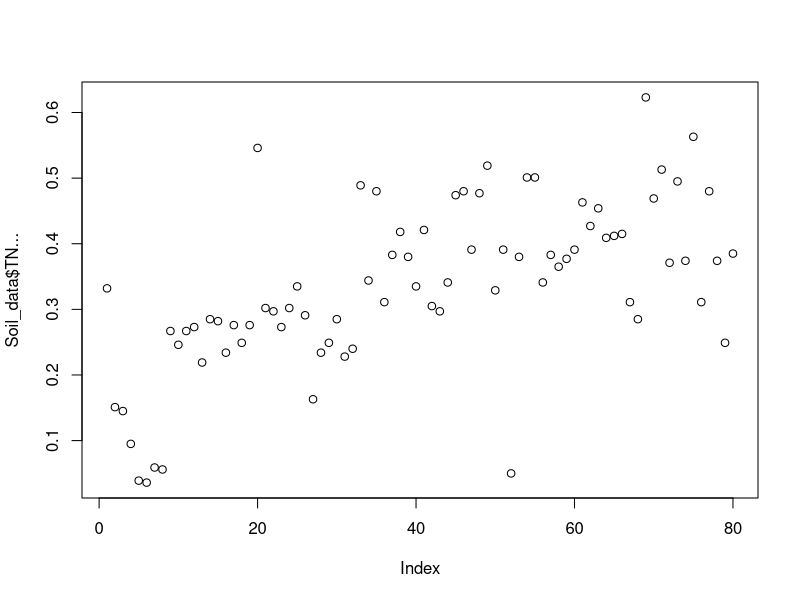
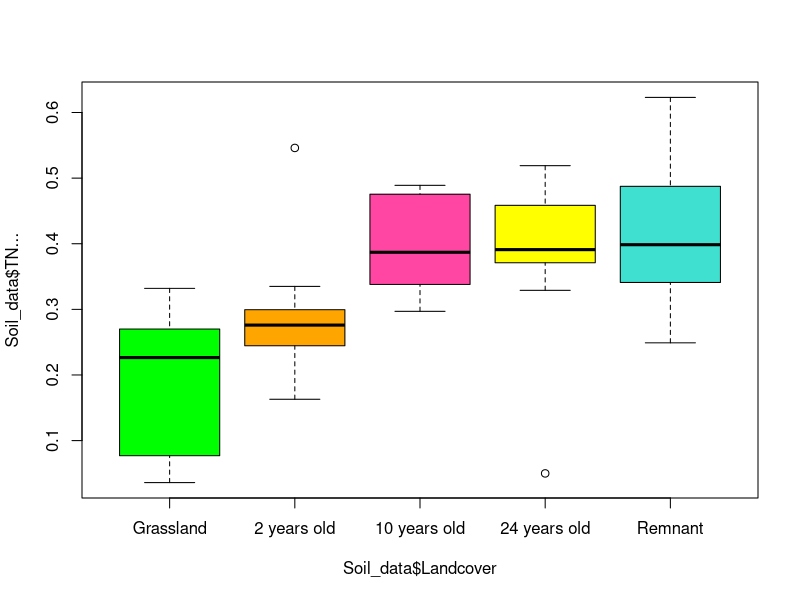

These charts were generated, in order, by the following R code: (Note: this script raises an error after producing the figures.)
#### Soil N ####
Soil_data<-read.table("Soil_data.csv",h=T, sep=",")
# Check
Soil_data
# Transform into factor
Soil_data$Landcover<- factor(Soil_data$Landcover, levels = c("Grassland","2 years old", "10 years old", "24 years old", "Remnant"))
Soil_data$Hill_side<-as.factor(Soil_data$Hill_side)
# Check
summary(Soil_data)
# Plot to visualise
plot(Soil_data$TN...)
colori<-c("green","orange","#ff46a2", "yellow","turquoise")
names(colori)<-levels(Soil_data$Landcover)
plot(Soil_data$TN...~Soil_data$Landcover,col=colori)
# Check the data variance
leveneTest(Soil_data$TN...,Soil_data$Landcover)
# In my case the data are homogeneous
# Check the data distribution
hist(Soil_data$TN...)
# Pretty normal
# Construction of the model
TN_model<-lmer(Soil_data$TN...~Soil_data$Landcover+(1|Soil_data$Hill_side))
# Plots of models' residuals
plot(TN_model)
# Summary
summary(TN_model)
# Post hoc comparisons
emms<-emmeans(TN_model, pairwise ~ Landcover)
# See the results
emms
# TN stock is highly correlated with landcover type, since they change according to the classical clusters of the early stages and later ones
#check residuals
TNresiduals_model<-residuals(TN_model)
plot(TNresiduals_model)
qqnorm(TNresiduals_model)
qqline(TNresiduals_model)
# In my case the residuals are ok, not clear patterns
# Additional evaluation
kruskal.test(Biomass$TN...~Biomass$Landcovertype)

#### CN Ratio ####
Soil_data<-read.table("Soil_data.csv",h=T, sep=",")
# Check
Soil_data
# Transform into factor
Soil_data$Landcover<- factor(Soil_data$Landcover, levels = c("Grassland","2 years old", "10 years old", "24 years old", "Remnant"))
Soil_data$Hill_side<-as.factor(Soil_data$Hill_side)
# Check
summary(Soil_data)
# Plot to visualise
plot(Soil_data$C_N_Ratio)
colori<-c("green","orange","#ff46a2", "yellow","turquoise")
names(colori)<-levels(Soil_data$Landcover)
plot(Soil_data$TN...~Soil_data$Landcover,col=colori)
# Check the data variance
leveneTest(Soil_data$C_N_Ratio,Soil_data$Landcover)
# In my case the data are homogeneous
# Check the data distribution
hist(Soil_data$C_N_Ratio)
# Pretty normal
# Construction of the model
CN_model<-lmer(Soil_data$C_N_Ratio~Soil_data$Landcover+(1|Soil_data$Hill_side))
# Plots of models' residuals
plot(CN_model)
# Summary
summary(CN_model)
# Post hoc comparisons
emms<-emmeans(CN_model, pairwise ~ Landcover)
# See the results
emms
#check residuals
CNresiduals_model<-residuals(CN_model)
plot(CNresiduals_model)
qqnorm(CNresiduals_model)
qqline(CNresiduals_model)
# In my case the residuals are ok, not clear patterns

#### Soil P ####
Soil_data<-read.table("Soil_data.csv",h=T, sep=",")
# Check
Soil_data
# Transform into factor
Soil_data$Landcover<- factor(Soil_data$Landcover, levels = c("Grassland","2 years old", "10 years old", "24 years old", "Remnant"))
Soil_data$Hill_side<-as.factor(Soil_data$Hill_side)
# Check
summary(Soil_data)
# Plot to visualise
plot(Soil_data$AP.mg_kg.)
colori<-c("green","orange","#ff46a2", "yellow","turquoise")
names(colori)<-levels(Soil_data$Landcover)
plot(Soil_data$AP.mg_kg.~Soil_data$Landcover,col=colori)
# Check the data variance
leveneTest(Soil_data$AP.mg_kg.,Soil_data$Landcover)
# In my case the data are homogeneous
# Check the data distribution
hist(Soil_data$AP.mg_kg.)
# A little positively skewed, thus:
hist(log(Soil_data$AP.mg_kg.))
# Construction of the model
AP_model<-lmer(log(Soil_data$AP.mg_kg.)~Soil_data$Landcover+(1|Soil_data$Hill_side))
AP_model
# Plots of models' residuals
plot(AP_model)
# Summary
summary(AP_model)
# Post hoc comparisons
emms<-emmeans(AP_model, pairwise ~ Landcover)
# See the results
emms
# Back-transform the results
emms_backtransformed <- regrid(emms, transform = T,predict.type)
# View the back-transformed EMMs and pairwise comparisons
emms_backtransformed
#check residuals
APresiduals_model<-residuals(AP_model)
plot(APresiduals_model)
qqnorm(APresiduals_model)
qqline(APresiduals_model)
# Residuals are ok, not clear patterns

#### Soil Organic Carbon Stock analyses ####
# Load the data
Soil_data<-read.table("Soil_data.csv",h=T, sep=",")
# Check
Soil_data
# Remove outlier
Soil_data <- Soil_data[Soil_data$Sample_ID != "R3SC", ]
# Transform into factor
Soil_data$Landcover<- factor(Soil_data$Landcover, levels = c("Grassland","2 years old", "10 years old", "24 years old", "Remnant"))
Soil_data$Hill_side<-as.factor(Soil_data$Hill_side)
# Check
summary(Soil_data)
# Plot to visualise
plot(Soil_data$SOCStock.tC_ha.)
colori<-c("green","orange","#ff46a2", "yellow","turquoise")
names(colori)<-levels(Soil_data$Landcover)
plot(Soil_data$SOCStock.tC_ha.~Soil_data$Landcover,col=colori)
# Check the data variance
leveneTest(Soil_data$SOCStock.tC_ha.,Soil_data$Landcover)
# In my case the data are homogeneous
# Check the data distribution
hist(Soil_data$SOCStock.tC_ha.)
# In my case data are just slighty positively skewed
# I fit a lmm which considers REML and dependence with the random factor
# If I use the lab pH the results are weird, if I use the same models but the field pH the results respects the plot of the SOC.
# To explore other models combination
# Model
SOC_model<-lmer(Soil_data$SOCStock.tC_ha.~Soil_data$Landcover+Soil_data$AP.mg_kg.+Soil_data$pH_field+Soil_data$C_N_Ratio+(1|Soil_data$Hill_side))
# Plots of models' residuals
plot(SOC_model)
# Summary
summary(SOC_model)
# C:N is not significant, thus I drop this parameter
SOC_model2<-lmer(Soil_data$SOCStock.tC_ha.~Soil_data$Landcover+Soil_data$AP.mg_kg.+Soil_data$pH_field+(1|Soil_data$Hill_side))
# Plots of models' residuals
plot(SOC_model2)
# Summary
summary(SOC_model2)
# Post hoc comparisons
emmeans(SOC_model2, pairwise ~ Landcover)
# Comparison between models
AIC(SOC_model,SOC_model2)
anova(SOC_model,SOC_model2)
logLik(SOC_model)
logLik(SOC_model2)
#check residuals of model2, which is the best between the 2
SOCresiduals_model<-residuals(SOC_model2)
plot(SOCresiduals_model)
qqnorm(SOCresiduals_model)
qqline(SOCresiduals_model)
# In my case the residuals are ok, not clear patterns
# To implement pairwise comparisons
emms<-emmeans(SOC_model2, pairwise ~ Landcover)
# See the results
emms

# Soil Organic Carbon analysis with spatial models
Soil_data<-read.table("Soil_data.csv",h=T, sep=",")
# Check
Soil_data
# Remove the outlier R3SC
Soil_data <- Soil_data[Soil_data$Sample_ID != "R3SC", ]
# Transform into factor
Soil_data$Landcover<- factor(Soil_data$Landcover, levels = c("Grassland","2 years old", "10 years old", "24 years old", "Remnant"))
Soil_data$Hill_side<-as.factor(Soil_data$Hill_side)
# Check
summary(Soil_data)
# Exploration of the basic model
data.spatialCor.gls <- gls(SOCStock.tC_ha. ~ Landcover+AP.mg_kg.+pH_field+C_N_Ratio, data=Soil_data,
                           method = "REML")
plot(data.spatialCor.gls)
# Convert data to a spatial points data frame (SPDF). This is also the format required to implement the models
coordinates(Soil_data) <- ~Long_ID + Lat_ID
# Check
Soil_data
# Implementation of variogram to understand the type of correlation
exp_variogram <- variogram(Soil_data$SOCStock.tC_ha. ~ 1, Soil_data)
plot(exp_variogram)
# Extract distance and gamma values
exp_variogram_data <- data.frame(distance = exp_variogram$dist, gamma = exp_variogram$gamma)
# Visualise
ggplot(exp_variogram_data, aes(x = distance, y = gamma)) +
  geom_point() +
  geom_line() +
  labs(x = "Lag (h)", y = "Semivariance") +
  theme_minimal()
# The gaussian structure seems to be the one that fits the best these points
# Implementation of the models considering the spatial correlation and the different structures of the variograms
# Other models with different correlation structure to verify the selection of the one with the lowest AIC
data.spatialCor.glsGaus <- gls(SOCStock.tC_ha. ~ Landcover+AP.mg_kg.+pH_field+C_N_Ratio,  data = Soil_data,
                               correlation = corGaus(form = ~Long_ID + Lat_ID, nugget = TRUE),
                               method = "REML")
data.spatialCor.glsExp <- gls(SOCStock.tC_ha. ~ Landcover+AP.mg_kg.+pH_field+C_N_Ratio, data=Soil_data,
                              correlation = corExp(form = ~Long_ID + Lat_ID, nugget = TRUE),
                              method = "REML")
data.spatialCor.glsLin <- gls(SOCStock.tC_ha. ~ Landcover+AP.mg_kg.+pH_field+C_N_Ratio, data=Soil_data,
                              correlation = corLin(form = ~Long_ID + Lat_ID, nugget = TRUE),
                              method = "REML")
data.spatialCor.glsRatio <- gls(SOCStock.tC_ha. ~ Landcover+AP.mg_kg.+pH_field+C_N_Ratio, data=Soil_data,
                                correlation = corRatio(form = ~Long_ID + Lat_ID, nugget = TRUE),
                                method = "REML")
data.spatialCor.glsSpher <- gls(SOCStock.tC_ha. ~ Landcover+AP.mg_kg.+pH_field+C_N_Ratio, data=Soil_data,
                                correlation = corSpher(form = ~Long_ID + Lat_ID, nugget = TRUE),
                                method = "REML")
# Evaluation through AIC
AIC(data.spatialCor.gls, data.spatialCor.glsExp, data.spatialCor.glsLin, data.spatialCor.glsGaus,
    data.spatialCor.glsRatio,data.spatialCor.glsSpher)
anova(data.spatialCor.gls, data.spatialCor.glsExp)
# Evaluate loglikelihood
logLik(data.spatialCor.gls)
logLik(data.spatialCor.glsExp)
logLik(data.spatialCor.glsLin)
logLik(data.spatialCor.glsGaus)
logLik(data.spatialCor.glsRatio)
logLik(data.spatialCor.glsSpher)

# Models without C:N, since not significant
# Exploration of the basic model assuming no correlation
data.spatialCor.gls <- gls(SOCStock.tC_ha. ~ Landcover+AP.mg_kg.+pH_field, data=Soil_data,
                           method = "REML")
# Other models with different correlation structure to verify the selection of the one with the lowest AIC
data.spatialCor.glsGaus <- gls(SOCStock.tC_ha. ~  Landcover+AP.mg_kg.+pH_field,  data = Soil_data,
                               correlation = corGaus(form = ~Long_ID + Lat_ID, nugget = TRUE),
                               method = "REML")
data.spatialCor.glsExp <- gls(SOCStock.tC_ha. ~  Landcover+AP.mg_kg.+pH_field, data=Soil_data,
                              correlation = corExp(form = ~Long_ID + Lat_ID, nugget = TRUE),
                              method = "REML")
data.spatialCor.glsLin <- gls(SOCStock.tC_ha. ~  Landcover+AP.mg_kg.+pH_field, data=Soil_data,
                              correlation = corLin(form = ~Long_ID + Lat_ID, nugget = TRUE),
                              method = "REML")
data.spatialCor.glsRatio <- gls(SOCStock.tC_ha. ~  Landcover+AP.mg_kg.+pH_field, data=Soil_data,
                                correlation = corRatio(form = ~Long_ID + Lat_ID, nugget = TRUE),
                                method = "REML")
data.spatialCor.glsSpher <- gls(SOCStock.tC_ha. ~  Landcover+AP.mg_kg.+pH_field, data=Soil_data,
                                correlation = corSpher(form = ~Long_ID + Lat_ID, nugget = TRUE),
                                method = "REML")
# Evaluation through AIC
AIC(data.spatialCor.gls, data.spatialCor.glsExp, data.spatialCor.glsLin, data.spatialCor.glsGaus,
    data.spatialCor.glsRatio,data.spatialCor.glsSpher)
# Evaluate loglikelihood
logLik(data.spatialCor.gls)
logLik(data.spatialCor.glsExp)
logLik(data.spatialCor.glsLin)
logLik(data.spatialCor.glsGaus)
logLik(data.spatialCor.glsRatio)
logLik(data.spatialCor.glsSpher)
# The best fit is from the model that consider a spherical structural correlation. 
# Run the model
data.spatialCor.glsSpher
# See better the results
summary(data.spatialCor.glsSpher)
#check residuals
residuals_model<-residuals(data.spatialCor.glsSpher)
plot(residuals_model)
qqnorm(residuals_model)
qqline(residuals_model)
# Normal, no patterns visible
# Post hoc comparisons (note that the comparison consider average pH which is 5.75)
emmsSpherSOC<-emmeans(data.spatialCor.glsSpher, pairwise ~ Landcover, mode="df.error")
# See the results
emmsSpherSOC

#### SOC Plots ####
# Load the dataset without converting it into spatial one
Soil_data<-read.table("Soil_data.csv",h=T, sep=",")
# Order the factor
Soil_data$Landcover<- factor(Soil_data$Landcover, levels = c("Grassland","2 years old", "10 years old", "24 years old", "Remnant"))
# Retrieve Tukey HSD results to see the significance and write the letters for the significance above the box plots
emmsSpherSOC
# Write a vector with them
Letters<- c("A","A","AB","B","AB")
# Create a dataframe with them
BoxplotLetters <- data.frame(Landcover = unique(Soil_data$Landcover), Letters = Letters)
# Check
BoxplotLetters
# Merge the data frames
Soil_data <- merge(Soil_data, BoxplotLetters, by = "Landcover")
# Calculate label y-positions above the boxplots
# Find the upper whisker for each boxplot
upper_whiskers <- aggregate(SOCStock.tC_ha. ~ Landcover, data = Soil_data, FUN = function(x) boxplot.stats(x)$stats[5])
Soil_data <- merge(Soil_data, upper_whiskers, by = "Landcover", suffixes = c("", "_upper"))
#Calculate the position for the letters
Soil_data$label_y <- Soil_data$SOCStock.tC_ha._upper + 5
# Plot
# colori<-c("green","orange","#ff46a2", "yellow","turquoise")
# names(colori)<-levels(Soil_data$Landcover)
ggplot(Soil_data, aes(x = Landcover, y = SOCStock.tC_ha.)) +
  geom_boxplot(aes(fill = Landcover)) +
  geom_point(aes(fill = Landcover), cex = 2, alpha = 0.5, colour = "black", pch = 21, stroke = 1) +
  geom_text(aes(y = label_y, label = Letters), size = 5) +  # Use merged data, correct y, and Letters column
  labs(x = "Landcover", y = "SOC t/ha") +
  theme_classic()+
  theme(axis.title.y = element_text(size=16))

# Plot to visualise without the outlier (if not already removed before)
# Load the dataset without converting it into spatial one
Soil_data<-read.table("Soil_data.csv",h=T, sep=",")
# Remove the outlier R3SC
Soil_data <- Soil_data[Soil_data$Sample_ID != "R3SC", ]
# Order the factor
Soil_data$Landcover<- factor(Soil_data$Landcover, levels = c("Grassland","2 years old", "10 years old", "24 years old", "Remnant"))
# Retrieve Tukey HSD results to see the significance and write the letters for the significance above the box plots
emmsSpherSOC
# Write a vector with them
Letters<- c("A","A","AB","B","AB")
# Create a dataframe with them
BoxplotLetters <- data.frame(Landcover = unique(Soil_data$Landcover), Letters = Letters)
# Check
BoxplotLetters
# Merge the data frames
Soil_data <- merge(Soil_data, BoxplotLetters, by = "Landcover")
# Calculate label y-positions above the boxplots
# Find the upper whisker for each boxplot
upper_whiskers <- aggregate(SOCStock.tC_ha. ~ Landcover, data = Soil_data, FUN = function(x) boxplot.stats(x)$stats[5])
Soil_data <- merge(Soil_data, upper_whiskers, by = "Landcover", suffixes = c("", "_upper"))
#Calculate the position for the letters
Soil_data$label_y <- Soil_data$SOCStock.tC_ha._upper + 5
# Plot
# colori<-c("green","orange","#ff46a2", "yellow","turquoise")
# names(colori)<-levels(Soil_data$Landcover)
ggplot(Soil_data, aes(x = Landcover, y = SOCStock.tC_ha.)) +
  geom_boxplot(aes(fill = Landcover)) +
  geom_point(aes(fill = Landcover), cex = 2, alpha = 0.5, colour = "black", pch = 21, stroke = 1) +
  geom_text(aes(y = label_y, label = Letters), size = 5) +  # Use merged data, correct y, and Letters column
  labs(x = "Landcover", y = "SOC t/ha") +
  theme_classic()+
  theme(axis.title.y = element_text(size=16))
